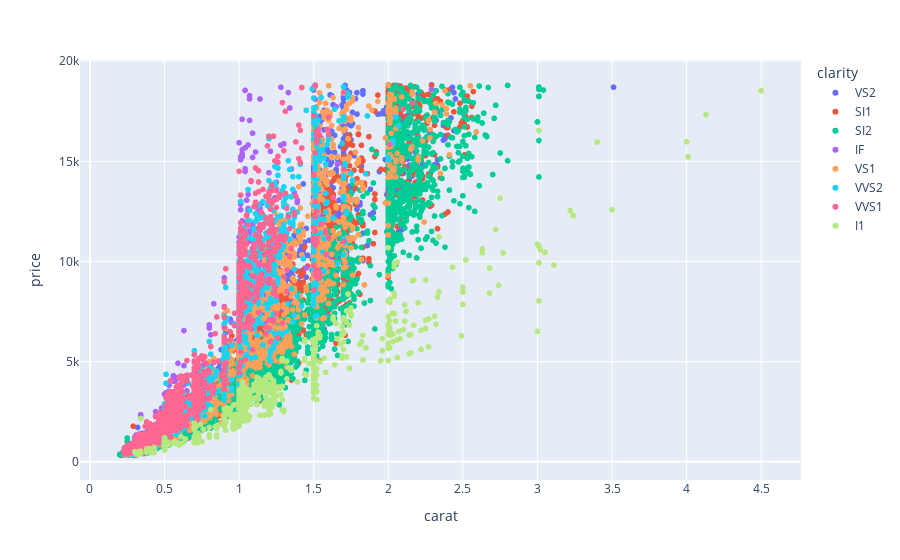

Source (notebook cell):
### Code cell
fig = px.scatter(final_diamonddf, y='price', x='carat', color = "clarity")
fig.show()

### Figure 1 — Plotly figure (JSON) as saved in the notebook; plotly's stock layout.template omitted (floating-point values rounded to 4 significant figures; data arrays with more than 128 entries replaced by an {"elided": "..."} marker saying what was removed)
{"data": [{"hovertemplate": "clarity=VS2<br>carat=%{x}<br>price=%{y}<extra></extra>", "legendgroup": "VS2", "marker": {"color": "#636efa", "symbol": "circle"}, "mode": "markers", "name": "VS2", "showlegend": true, "type": "scattergl", "x": {"elided": "9248 float values"}, "xaxis": "x", "y": {"elided": "9248 int values"}, "yaxis": "y"}, {"hovertemplate": "clarity=SI1<br>carat=%{x}<br>price=%{y}<extra></extra>", "legendgroup": "SI1", "marker": {"color": "#EF553B", "symbol": "circle"}, "mode": "markers", "name": "SI1", "showlegend": true, "type": "scattergl", "x": {"elided": "9749 float values"}, "xaxis": "x", "y": {"elided": "9749 int values"}, "yaxis": "y"}, {"hovertemplate": "clarity=SI2<br>carat=%{x}<br>price=%{y}<extra></extra>", "legendgroup": "SI2", "marker": {"color": "#00cc96", "symbol": "circle"}, "mode": "markers", "name": "SI2", "showlegend": true, "type": "scattergl", "x": {"elided": "6929 float values"}, "xaxis": "x", "y": {"elided": "6929 int values"}, "yaxis": "y"}, {"hovertemplate": "clarity=IF<br>carat=%{x}<br>price=%{y}<extra></extra>", "legendgroup": "IF", "marker": {"color": "#ab63fa", "symbol": "circle"}, "mode": "markers", "name": "IF", "showlegend": true, "type": "scattergl", "x": {"elided": "1327 float values"}, "xaxis": "x", "y": {"elided": "1327 int values"}, "yaxis": "y"}, {"hovertemplate": "clarity=VS1<br>carat=%{x}<br>price=%{y}<extra></extra>", "legendgroup": "VS1", "marker": {"color": "#FFA15A", "symbol": "circle"}, "mode": "markers", "name": "VS1", "showlegend": true, "type": "scattergl", "x": {"elided": "6066 float values"}, "xaxis": "x", "y": {"elided": "6066 int values"}, "yaxis": "y"}, {"hovertemplate": "clarity=VVS2<br>carat=%{x}<br>price=%{y}<extra></extra>", "legendgroup": "VVS2", "marker": {"color": "#19d3f3", "symbol": "circle"}, "mode": "markers", "name": "VVS2", "showlegend": true, "type": "scattergl", "x": {"elided": "3799 float values"}, "xaxis": "x", "y": {"elided": "3799 int values"}, "yaxis": "y"}, {"hovertemplate": "clarity=VVS1<br>carat=%{x}<br>price=%{y}<extra></extra>", "legendgroup": "VVS1", "marker": {"color": "#FF6692", "symbol": "circle"}, "mode": "markers", "name": "VVS1", "showlegend": true, "type": "scattergl", "x": {"elided": "2774 float values"}, "xaxis": "x", "y": {"elided": "2774 int values"}, "yaxis": "y"}, {"hovertemplate": "clarity=I1<br>carat=%{x}<br>price=%{y}<extra></extra>", "legendgroup": "I1", "marker": {"color": "#B6E880", "symbol": "circle"}, "mode": "markers", "name": "I1", "showlegend": true, "type": "scattergl", "x": {"elided": "563 float values"}, "xaxis": "x", "y": {"elided": "563 int values"}, "yaxis": "y"}], "layout": {"legend": {"title": {"text": "clarity"}, "tracegroupgap": 0}, "margin": {"t": 60}, "xaxis": {"anchor": "y", "domain": [0, 1], "title": {"text": "carat"}}, "yaxis": {"anchor": "x", "domain": [0, 1], "title": {"text": "price"}}}}
